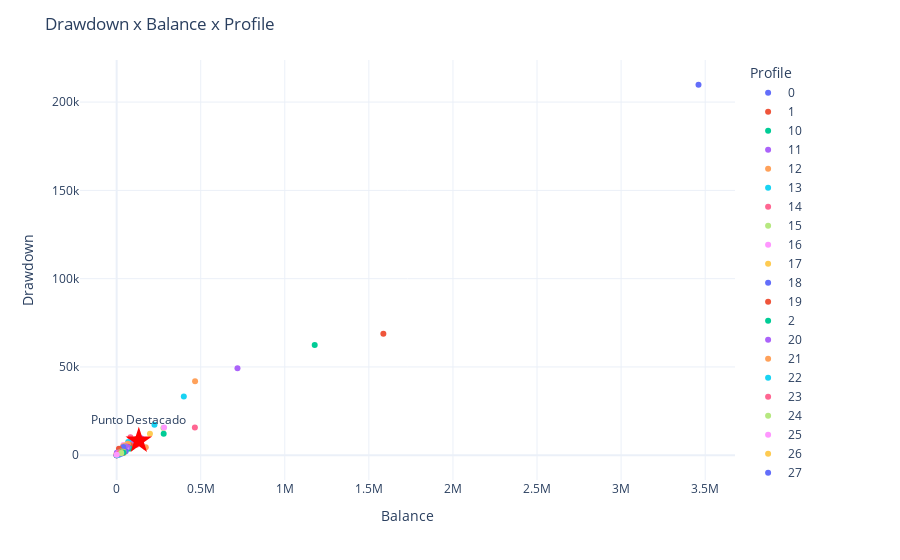

Notebook code cell kept with this figure:
### Code cell
# Crear la gráfica de dispersión
fig = px.scatter(df, 
                 x="Balance", y="Drawdown", 
                 color="Profile", 
                 hover_name="Profile", 
                 template='plotly_white')

# Añadir el título
fig.update_layout(title='Drawdown x Balance x Profile')

# Añadir punto destacado
highlighted_point = {
    "x": [sum(df['Balance']) / len(df['Balance'])],
    "y": [sum(df['Drawdown']) / len(df['Drawdown'])],
    "text": ["Punto Destacado"],
    "marker": {"color": "red", "size": 20, "symbol": "star"}
}

fig.add_trace(
    go.Scatter(
        x=highlighted_point["x"],
        y=highlighted_point["y"],
        mode='markers+text',
        text=highlighted_point["text"],
        textposition='top center',
        marker=highlighted_point["marker"],
        name='Punto Destacado'
    )
)

X = sum(df['Balance']) / len(df['Balance'])
Y = sum(df['Drawdown']) / len(df['Drawdown'])
print(f'centroide X: {X}, Y: {Y}')
fig.show()

### Figure 1 — Plotly figure (JSON) as saved in the notebook; plotly's stock layout.template omitted (floating-point values rounded to 4 significant figures)
{"data": [{"hovertemplate": "<b>%{hovertext}</b><br><br>Profile=0<br>Balance=%{x}<br>Drawdown=%{y}<extra></extra>", "hovertext": ["0"], "legendgroup": "0", "marker": {"color": "#636efa", "symbol": "circle"}, "mode": "markers", "name": "0", "orientation": "v", "showlegend": true, "type": "scatter", "x": [3460000.0], "xaxis": "x", "y": [209800.0], "yaxis": "y"}, {"hovertemplate": "<b>%{hovertext}</b><br><br>Profile=1<br>Balance=%{x}<br>Drawdown=%{y}<extra></extra>", "hovertext": ["1"], "legendgroup": "1", "marker": {"color": "#EF553B", "symbol": "circle"}, "mode": "markers", "name": "1", "orientation": "v", "showlegend": true, "type": "scatter", "x": [1586000.0], "xaxis": "x", "y": [68870.0], "yaxis": "y"}, {"hovertemplate": "<b>%{hovertext}</b><br><br>Profile=10<br>Balance=%{x}<br>Drawdown=%{y}<extra></extra>", "hovertext": ["10"], "legendgroup": "10", "marker": {"color": "#00cc96", "symbol": "circle"}, "mode": "markers", "name": "10", "orientation": "v", "showlegend": true, "type": "scatter", "x": [279800.0], "xaxis": "x", "y": [12110.0], "yaxis": "y"}, {"hovertemplate": "<b>%{hovertext}</b><br><br>Profile=11<br>Balance=%{x}<br>Drawdown=%{y}<extra></extra>", "hovertext": ["11"], "legendgroup": "11", "marker": {"color": "#ab63fa", "symbol": "circle"}, "mode": "markers", "name": "11", "orientation": "v", "showlegend": true, "type": "scatter", "x": [145500.0], "xaxis": "x", "y": [9606.0], "yaxis": "y"}, {"hovertemplate": "<b>%{hovertext}</b><br><br>Profile=12<br>Balance=%{x}<br>Drawdown=%{y}<extra></extra>", "hovertext": ["12"], "legendgroup": "12", "marker": {"color": "#FFA15A", "symbol": "circle"}, "mode": "markers", "name": "12", "orientation": "v", "showlegend": true, "type": "scatter", "x": [173400.0], "xaxis": "x", "y": [4545.0], "yaxis": "y"}, {"hovertemplate": "<b>%{hovertext}</b><br><br>Profile=13<br>Balance=%{x}<br>Drawdown=%{y}<extra></extra>", "hovertext": ["13"], "legendgroup": "13", "marker": {"color": "#19d3f3", "symbol": "circle"}, "mode": "markers", "name": "13", "orientation": "v", "showlegend": true, "type": "scatter", "x": [224900.0], "xaxis": "x", "y": [17270.0], "yaxis": "y"}, {"hovertemplate": "<b>%{hovertext}</b><br><br>Profile=14<br>Balance=%{x}<br>Drawdown=%{y}<extra></extra>", "hovertext": ["14"], "legendgroup": "14", "marker": {"color": "#FF6692", "symbol": "circle"}, "mode": "markers", "name": "14", "orientation": "v", "showlegend": true, "type": "scatter", "x": [82210.0], "xaxis": "x", "y": [10170.0], "yaxis": "y"}, {"hovertemplate": "<b>%{hovertext}</b><br><br>Profile=15<br>Balance=%{x}<br>Drawdown=%{y}<extra></extra>", "hovertext": ["15"], "legendgroup": "15", "marker": {"color": "#B6E880", "symbol": "circle"}, "mode": "markers", "name": "15", "orientation": "v", "showlegend": true, "type": "scatter", "x": [65710.0], "xaxis": "x", "y": [3518.0], "yaxis": "y"}, {"hovertemplate": "<b>%{hovertext}</b><br><br>Profile=16<br>Balance=%{x}<br>Drawdown=%{y}<extra></extra>", "hovertext": ["16"], "legendgroup": "16", "marker": {"color": "#FF97FF", "symbol": "circle"}, "mode": "markers", "name": "16", "orientation": "v", "showlegend": true, "type": "scatter", "x": [146500.0], "xaxis": "x", "y": [6290.0], "yaxis": "y"}, {"hovertemplate": "<b>%{hovertext}</b><br><br>Profile=17<br>Balance=%{x}<br>Drawdown=%{y}<extra></extra>", "hovertext": ["17"], "legendgroup": "17", "marker": {"color": "#FECB52", "symbol": "circle"}, "mode": "markers", "name": "17", "orientation": "v", "showlegend": true, "type": "scatter", "x": [107800.0], "xaxis": "x", "y": [7478.0], "yaxis": "y"}, {"hovertemplate": "<b>%{hovertext}</b><br><br>Profile=18<br>Balance=%{x}<br>Drawdown=%{y}<extra></extra>", "hovertext": ["18"], "legendgroup": "18", "marker": {"color": "#636efa", "symbol": "circle"}, "mode": "markers", "name": "18", "orientation": "v", "showlegend": true, "type": "scatter", "x": [121190], "xaxis": "x", "y": [8511.0], "yaxis": "y"}, {"hovertemplate": "<b>%{hovertext}</b><br><br>Profile=19<br>Balance=%{x}<br>Drawdown=%{y}<extra></extra>", "hovertext": ["19"], "legendgroup": "19", "marker": {"color": "#EF553B", "symbol": "circle"}, "mode": "markers", "name": "19", "orientation": "v", "showlegend": true, "type": "scatter", "x": [118600.0], "xaxis": "x", "y": [9195.0], "yaxis": "y"}, {"hovertemplate": "<b>%{hovertext}</b><br><br>Profile=2<br>Balance=%{x}<br>Drawdown=%{y}<extra></extra>", "hovertext": ["2"], "legendgroup": "2", "marker": {"color": "#00cc96", "symbol": "circle"}, "mode": "markers", "name": "2", "orientation": "v", "showlegend": true, "type": "scatter", "x": [1178000.0], "xaxis": "x", "y": [62390.0], "yaxis": "y"}, {"hovertemplate": "<b>%{hovertext}</b><br><br>Profile=20<br>Balance=%{x}<br>Drawdown=%{y}<extra></extra>", "hovertext": ["20"], "legendgroup": "20", "marker": {"color": "#ab63fa", "symbol": "circle"}, "mode": "markers", "name": "20", "orientation": "v", "showlegend": true, "type": "scatter", "x": [91800.0], "xaxis": "x", "y": [7471.0], "yaxis": "y"}, {"hovertemplate": "<b>%{hovertext}</b><br><br>Profile=21<br>Balance=%{x}<br>Drawdown=%{y}<extra></extra>", "hovertext": ["21"], "legendgroup": "21", "marker": {"color": "#FFA15A", "symbol": "circle"}, "mode": "markers", "name": "21", "orientation": "v", "showlegend": true, "type": "scatter", "x": [80420], "xaxis": "x", "y": [5770], "yaxis": "y"}, {"hovertemplate": "<b>%{hovertext}</b><br><br>Profile=22<br>Balance=%{x}<br>Drawdown=%{y}<extra></extra>", "hovertext": ["22"], "legendgroup": "22", "marker": {"color": "#19d3f3", "symbol": "circle"}, "mode": "markers", "name": "22", "orientation": "v", "showlegend": true, "type": "scatter", "x": [68740.0], "xaxis": "x", "y": [7496.0], "yaxis": "y"}, {"hovertemplate": "<b>%{hovertext}</b><br><br>Profile=23<br>Balance=%{x}<br>Drawdown=%{y}<extra></extra>", "hovertext": ["23"], "legendgroup": "23", "marker": {"color": "#FF6692", "symbol": "circle"}, "mode": "markers", "name": "23", "orientation": "v", "showlegend": true, "type": "scatter", "x": [118500.0], "xaxis": "x", "y": [5949.0], "yaxis": "y"}, {"hovertemplate": "<b>%{hovertext}</b><br><br>Profile=24<br>Balance=%{x}<br>Drawdown=%{y}<extra></extra>", "hovertext": ["24"], "legendgroup": "24", "marker": {"color": "#B6E880", "symbol": "circle"}, "mode": "markers", "name": "24", "orientation": "v", "showlegend": true, "type": "scatter", "x": [92240.0], "xaxis": "x", "y": [4665.0], "yaxis": "y"}, {"hovertemplate": "<b>%{hovertext}</b><br><br>Profile=25<br>Balance=%{x}<br>Drawdown=%{y}<extra></extra>", "hovertext": ["25"], "legendgroup": "25", "marker": {"color": "#FF97FF", "symbol": "circle"}, "mode": "markers", "name": "25", "orientation": "v", "showlegend": true, "type": "scatter", "x": [39550.0], "xaxis": "x", "y": [2244.0], "yaxis": "y"}, {"hovertemplate": "<b>%{hovertext}</b><br><br>Profile=26<br>Balance=%{x}<br>Drawdown=%{y}<extra></extra>", "hovertext": ["26"], "legendgroup": "26", "marker": {"color": "#FECB52", "symbol": "circle"}, "mode": "markers", "name": "26", "orientation": "v", "showlegend": true, "type": "scatter", "x": [51180.0], "xaxis": "x", "y": [5349.0], "yaxis": "y"}, {"hovertemplate": "<b>%{hovertext}</b><br><br>Profile=27<br>Balance=%{x}<br>Drawdown=%{y}<extra></extra>", "hovertext": ["27"], "legendgroup": "27", "marker": {"color": "#636efa", "symbol": "circle"}, "mode": "markers", "name": "27", "orientation": "v", "showlegend": true, "type": "scatter", "x": [78880.0], "xaxis": "x", "y": [5113.0], "yaxis": "y"}, {"hovertemplate": "<b>%{hovertext}</b><br><br>Profile=28<br>Balance=%{x}<br>Drawdown=%{y}<extra></extra>", "hovertext": ["28"], "legendgroup": "28", "marker": {"color": "#EF553B", "symbol": "circle"}, "mode": "markers", "name": "28", "orientation": "v", "showlegend": true, "type": "scatter", "x": [79760.0], "xaxis": "x", "y": [5725.0], "yaxis": "y"}, {"hovertemplate": "<b>%{hovertext}</b><br><br>Profile=29<br>Balance=%{x}<br>Drawdown=%{y}<extra></extra>", "hovertext": ["29"], "legendgroup": "29", "marker": {"color": "#00cc96", "symbol": "circle"}, "mode": "markers", "name": "29", "orientation": "v", "showlegend": true, "type": "scatter", "x": [52500.0], "xaxis": "x", "y": [4494.0], "yaxis": "y"}, {"hovertemplate": "<b>%{hovertext}</b><br><br>Profile=3<br>Balance=%{x}<br>Drawdown=%{y}<extra></extra>", "hovertext": ["3"], "legendgroup": "3", "marker": {"color": "#ab63fa", "symbol": "circle"}, "mode": "markers", "name": "3", "orientation": "v", "showlegend": true, "type": "scatter", "x": [718600.0], "xaxis": "x", "y": [49280.0], "yaxis": "y"}, {"hovertemplate": "<b>%{hovertext}</b><br><br>Profile=30<br>Balance=%{x}<br>Drawdown=%{y}<extra></extra>", "hovertext": ["30"], "legendgroup": "30", "marker": {"color": "#FFA15A", "symbol": "circle"}, "mode": "markers", "name": "30", "orientation": "v", "showlegend": true, "type": "scatter", "x": [66190.0], "xaxis": "x", "y": [6482.0], "yaxis": "y"}, {"hovertemplate": "<b>%{hovertext}</b><br><br>Profile=31<br>Balance=%{x}<br>Drawdown=%{y}<extra></extra>", "hovertext": ["31"], "legendgroup": "31", "marker": {"color": "#19d3f3", "symbol": "circle"}, "mode": "markers", "name": "31", "orientation": "v", "showlegend": true, "type": "scatter", "x": [53110.0], "xaxis": "x", "y": [4452.0], "yaxis": "y"}, {"hovertemplate": "<b>%{hovertext}</b><br><br>Profile=32<br>Balance=%{x}<br>Drawdown=%{y}<extra></extra>", "hovertext": ["32"], "legendgroup": "32", "marker": {"color": "#FF6692", "symbol": "circle"}, "mode": "markers", "name": "32", "orientation": "v", "showlegend": true, "type": "scatter", "x": [53400.0], "xaxis": "x", "y": [5010], "yaxis": "y"}, {"hovertemplate": "<b>%{hovertext}</b><br><br>Profile=33<br>Balance=%{x}<br>Drawdown=%{y}<extra></extra>", "hovertext": ["33"], "legendgroup": "33", "marker": {"color": "#B6E880", "symbol": "circle"}, "mode": "markers", "name": "33", "orientation": "v", "showlegend": true, "type": "scatter", "x": [43510.0], "xaxis": "x", "y": [1408.0], "yaxis": "y"}, {"hovertemplate": "<b>%{hovertext}</b><br><br>Profile=34<br>Balance=%{x}<br>Drawdown=%{y}<extra></extra>", "hovertext": ["34"], "legendgroup": "34", "marker": {"color": "#FF97FF", "symbol": "circle"}, "mode": "markers", "name": "34", "orientation": "v", "showlegend": true, "type": "scatter", "x": [40610.0], "xaxis": "x", "y": [5842.0], "yaxis": "y"}, {"hovertemplate": "<b>%{hovertext}</b><br><br>Profile=35<br>Balance=%{x}<br>Drawdown=%{y}<extra></extra>", "hovertext": ["35"], "legendgroup": "35", "marker": {"color": "#FECB52", "symbol": "circle"}, "mode": "markers", "name": "35", "orientation": "v", "showlegend": true, "type": "scatter", "x": [52980.0], "xaxis": "x", "y": [5697.0], "yaxis": "y"}, {"hovertemplate": "<b>%{hovertext}</b><br><br>Profile=36<br>Balance=%{x}<br>Drawdown=%{y}<extra></extra>", "hovertext": ["36"], "legendgroup": "36", "marker": {"color": "#636efa", "symbol": "circle"}, "mode": "markers", "name": "36", "orientation": "v", "showlegend": true, "type": "scatter", "x": [38460.0], "xaxis": "x", "y": [4117.0], "yaxis": "y"}, {"hovertemplate": "<b>%{hovertext}</b><br><br>Profile=37<br>Balance=%{x}<br>Drawdown=%{y}<extra></extra>", "hovertext": ["37"], "legendgroup": "37", "marker": {"color": "#EF553B", "symbol": "circle"}, "mode": "markers", "name": "37", "orientation": "v", "showlegend": true, "type": "scatter", "x": [65300.0], "xaxis": "x", "y": [4831.0], "yaxis": "y"}, {"hovertemplate": "<b>%{hovertext}</b><br><br>Profile=38<br>Balance=%{x}<br>Drawdown=%{y}<extra></extra>", "hovertext": ["38"], "legendgroup": "38", "marker": {"color": "#00cc96", "symbol": "circle"}, "mode": "markers", "name": "38", "orientation": "v", "showlegend": true, "type": "scatter", "x": [78610.0], "xaxis": "x", "y": [3872.0], "yaxis": "y"}, {"hovertemplate": "<b>%{hovertext}</b><br><br>Profile=39<br>Balance=%{x}<br>Drawdown=%{y}<extra></extra>", "hovertext": ["39"], "legendgroup": "39", "marker": {"color": "#ab63fa", "symbol": "circle"}, "mode": "markers", "name": "39", "orientation": "v", "showlegend": true, "type": "scatter", "x": [65540.0], "xaxis": "x", "y": [4549.0], "yaxis": "y"}, {"hovertemplate": "<b>%{hovertext}</b><br><br>Profile=4<br>Balance=%{x}<br>Drawdown=%{y}<extra></extra>", "hovertext": ["4"], "legendgroup": "4", "marker": {"color": "#FFA15A", "symbol": "circle"}, "mode": "markers", "name": "4", "orientation": "v", "showlegend": true, "type": "scatter", "x": [466400.0], "xaxis": "x", "y": [41880.0], "yaxis": "y"}, {"hovertemplate": "<b>%{hovertext}</b><br><br>Profile=40<br>Balance=%{x}<br>Drawdown=%{y}<extra></extra>", "hovertext": ["40"], "legendgroup": "40", "marker": {"color": "#19d3f3", "symbol": "circle"}, "mode": "markers", "name": "40", "orientation": "v", "showlegend": true, "type": "scatter", "x": [39060.0], "xaxis": "x", "y": [2609.0], "yaxis": "y"}, {"hovertemplate": "<b>%{hovertext}</b><br><br>Profile=41<br>Balance=%{x}<br>Drawdown=%{y}<extra></extra>", "hovertext": ["41"], "legendgroup": "41", "marker": {"color": "#FF6692", "symbol": "circle"}, "mode": "markers", "name": "41", "orientation": "v", "showlegend": true, "type": "scatter", "x": [39070.0], "xaxis": "x", "y": [2474.0], "yaxis": "y"}, {"hovertemplate": "<b>%{hovertext}</b><br><br>Profile=42<br>Balance=%{x}<br>Drawdown=%{y}<extra></extra>", "hovertext": ["42"], "legendgroup": "42", "marker": {"color": "#B6E880", "symbol": "circle"}, "mode": "markers", "name": "42", "orientation": "v", "showlegend": true, "type": "scatter", "x": [51720.0], "xaxis": "x", "y": [4142.0], "yaxis": "y"}, {"hovertemplate": "<b>%{hovertext}</b><br><br>Profile=43<br>Balance=%{x}<br>Drawdown=%{y}<extra></extra>", "hovertext": ["43"], "legendgroup": "43", "marker": {"color": "#FF97FF", "symbol": "circle"}, "mode": "markers", "name": "43", "orientation": "v", "showlegend": true, "type": "scatter", "x": [52430.0], "xaxis": "x", "y": [3876.0], "yaxis": "y"}, {"hovertemplate": "<b>%{hovertext}</b><br><br>Profile=44<br>Balance=%{x}<br>Drawdown=%{y}<extra></extra>", "hovertext": ["44"], "legendgroup": "44", "marker": {"color": "#FECB52", "symbol": "circle"}, "mode": "markers", "name": "44", "orientation": "v", "showlegend": true, "type": "scatter", "x": [38740.0], "xaxis": "x", "y": [3991.0], "yaxis": "y"}, {"hovertemplate": "<b>%{hovertext}</b><br><br>Profile=45<br>Balance=%{x}<br>Drawdown=%{y}<extra></extra>", "hovertext": ["45"], "legendgroup": "45", "marker": {"color": "#636efa", "symbol": "circle"}, "mode": "markers", "name": "45", "orientation": "v", "showlegend": true, "type": "scatter", "x": [26460.0], "xaxis": "x", "y": [2957.0], "yaxis": "y"}, {"hovertemplate": "<b>%{hovertext}</b><br><br>Profile=46<br>Balance=%{x}<br>Drawdown=%{y}<extra></extra>", "hovertext": ["46"], "legendgroup": "46", "marker": {"color": "#EF553B", "symbol": "circle"}, "mode": "markers", "name": "46", "orientation": "v", "showlegend": true, "type": "scatter", "x": [25310.0], "xaxis": "x", "y": [3599.0], "yaxis": "y"}, {"hovertemplate": "<b>%{hovertext}</b><br><br>Profile=47<br>Balance=%{x}<br>Drawdown=%{y}<extra></extra>", "hovertext": ["47"], "legendgroup": "47", "marker": {"color": "#00cc96", "symbol": "circle"}, "mode": "markers", "name": "47", "orientation": "v", "showlegend": true, "type": "scatter", "x": [39370.0], "xaxis": "x", "y": [4709.0], "yaxis": "y"}, {"hovertemplate": "<b>%{hovertext}</b><br><br>Profile=48<br>Balance=%{x}<br>Drawdown=%{y}<extra></extra>", "hovertext": ["48"], "legendgroup": "48", "marker": {"color": "#ab63fa", "symbol": "circle"}, "mode": "markers", "name": "48", "orientation": "v", "showlegend": true, "type": "scatter", "x": [52790.0], "xaxis": "x", "y": [5040.0], "yaxis": "y"}, {"hovertemplate": "<b>%{hovertext}</b><br><br>Profile=49<br>Balance=%{x}<br>Drawdown=%{y}<extra></extra>", "hovertext": ["49"], "legendgroup": "49", "marker": {"color": "#FFA15A", "symbol": "circle"}, "mode": "markers", "name": "49", "orientation": "v", "showlegend": true, "type": "scatter", "x": [39420.0], "xaxis": "x", "y": [5103.0], "yaxis": "y"}, {"hovertemplate": "<b>%{hovertext}</b><br><br>Profile=5<br>Balance=%{x}<br>Drawdown=%{y}<extra></extra>", "hovertext": ["5"], "legendgroup": "5", "marker": {"color": "#19d3f3", "symbol": "circle"}, "mode": "markers", "name": "5", "orientation": "v", "showlegend": true, "type": "scatter", "x": [399400.0], "xaxis": "x", "y": [33280.0], "yaxis": "y"}, {"hovertemplate": "<b>%{hovertext}</b><br><br>Profile=50<br>Balance=%{x}<br>Drawdown=%{y}<extra></extra>", "hovertext": ["50"], "legendgroup": "50", "marker": {"color": "#FF6692", "symbol": "circle"}, "mode": "markers", "name": "50", "orientation": "v", "showlegend": true, "type": "scatter", "x": [41300.0], "xaxis": "x", "y": [3541.0], "yaxis": "y"}, {"hovertemplate": "<b>%{hovertext}</b><br><br>Profile=51<br>Balance=%{x}<br>Drawdown=%{y}<extra></extra>", "hovertext": ["51"], "legendgroup": "51", "marker": {"color": "#B6E880", "symbol": "circle"}, "mode": "markers", "name": "51", "orientation": "v", "showlegend": true, "type": "scatter", "x": [3264.0], "xaxis": "x", "y": [1435.0], "yaxis": "y"}, {"hovertemplate": "<b>%{hovertext}</b><br><br>Profile=52<br>Balance=%{x}<br>Drawdown=%{y}<extra></extra>", "hovertext": ["52"], "legendgroup": "52", "marker": {"color": "#FF97FF", "symbol": "circle"}, "mode": "markers", "name": "52", "orientation": "v", "showlegend": true, "type": "scatter", "x": [18690.0], "xaxis": "x", "y": [2019.0], "yaxis": "y"}, {"hovertemplate": "<b>%{hovertext}</b><br><br>Profile=53<br>Balance=%{x}<br>Drawdown=%{y}<extra></extra>", "hovertext": ["53"], "legendgroup": "53", "marker": {"color": "#FECB52", "symbol": "circle"}, "mode": "markers", "name": "53", "orientation": "v", "showlegend": true, "type": "scatter", "x": [18320.0], "xaxis": "x", "y": [2005.0], "yaxis": "y"}, {"hovertemplate": "<b>%{hovertext}</b><br><br>Profile=54<br>Balance=%{x}<br>Drawdown=%{y}<extra></extra>", "hovertext": ["54"], "legendgroup": "54", "marker": {"color": "#636efa", "symbol": "circle"}, "mode": "markers", "name": "54", "orientation": "v", "showlegend": true, "type": "scatter", "x": [40560.0], "xaxis": "x", "y": [4645], "yaxis": "y"}, {"hovertemplate": "<b>%{hovertext}</b><br><br>Profile=55<br>Balance=%{x}<br>Drawdown=%{y}<extra></extra>", "hovertext": ["55"], "legendgroup": "55", "marker": {"color": "#EF553B", "symbol": "circle"}, "mode": "markers", "name": "55", "orientation": "v", "showlegend": true, "type": "scatter", "x": [13790.0], "xaxis": "x", "y": [3739.0], "yaxis": "y"}, {"hovertemplate": "<b>%{hovertext}</b><br><br>Profile=56<br>Balance=%{x}<br>Drawdown=%{y}<extra></extra>", "hovertext": ["56"], "legendgroup": "56", "marker": {"color": "#00cc96", "symbol": "circle"}, "mode": "markers", "name": "56", "orientation": "v", "showlegend": true, "type": "scatter", "x": [1781.0], "xaxis": "x", "y": [757.5], "yaxis": "y"}, {"hovertemplate": "<b>%{hovertext}</b><br><br>Profile=57<br>Balance=%{x}<br>Drawdown=%{y}<extra></extra>", "hovertext": ["57"], "legendgroup": "57", "marker": {"color": "#ab63fa", "symbol": "circle"}, "mode": "markers", "name": "57", "orientation": "v", "showlegend": true, "type": "scatter", "x": [2576.0], "xaxis": "x", "y": [828.7], "yaxis": "y"}, {"hovertemplate": "<b>%{hovertext}</b><br><br>Profile=58<br>Balance=%{x}<br>Drawdown=%{y}<extra></extra>", "hovertext": ["58"], "legendgroup": "58", "marker": {"color": "#FFA15A", "symbol": "circle"}, "mode": "markers", "name": "58", "orientation": "v", "showlegend": true, "type": "scatter", "x": [28370.0], "xaxis": "x", "y": [1983.0], "yaxis": "y"}, {"hovertemplate": "<b>%{hovertext}</b><br><br>Profile=59<br>Balance=%{x}<br>Drawdown=%{y}<extra></extra>", "hovertext": ["59"], "legendgroup": "59", "marker": {"color": "#19d3f3", "symbol": "circle"}, "mode": "markers", "name": "59", "orientation": "v", "showlegend": true, "type": "scatter", "x": [15360.0], "xaxis": "x", "y": [1513.0], "yaxis": "y"}, {"hovertemplate": "<b>%{hovertext}</b><br><br>Profile=6<br>Balance=%{x}<br>Drawdown=%{y}<extra></extra>", "hovertext": ["6"], "legendgroup": "6", "marker": {"color": "#FF6692", "symbol": "circle"}, "mode": "markers", "name": "6", "orientation": "v", "showlegend": true, "type": "scatter", "x": [465400.0], "xaxis": "x", "y": [15730.0], "yaxis": "y"}, {"hovertemplate": "<b>%{hovertext}</b><br><br>Profile=60<br>Balance=%{x}<br>Drawdown=%{y}<extra></extra>", "hovertext": ["60"], "legendgroup": "60", "marker": {"color": "#B6E880", "symbol": "circle"}, "mode": "markers", "name": "60", "orientation": "v", "showlegend": true, "type": "scatter", "x": [1751.0], "xaxis": "x", "y": [747.5], "yaxis": "y"}, {"hovertemplate": "<b>%{hovertext}</b><br><br>Profile=61<br>Balance=%{x}<br>Drawdown=%{y}<extra></extra>", "hovertext": ["61"], "legendgroup": "61", "marker": {"color": "#FF97FF", "symbol": "circle"}, "mode": "markers", "name": "61", "orientation": "v", "showlegend": true, "type": "scatter", "x": [28360.0], "xaxis": "x", "y": [1341.0], "yaxis": "y"}, {"hovertemplate": "<b>%{hovertext}</b><br><br>Profile=62<br>Balance=%{x}<br>Drawdown=%{y}<extra></extra>", "hovertext": ["62"], "legendgroup": "62", "marker": {"color": "#FECB52", "symbol": "circle"}, "mode": "markers", "name": "62", "orientation": "v", "showlegend": true, "type": "scatter", "x": [27180.0], "xaxis": "x", "y": [1828.0], "yaxis": "y"}, {"hovertemplate": "<b>%{hovertext}</b><br><br>Profile=63<br>Balance=%{x}<br>Drawdown=%{y}<extra></extra>", "hovertext": ["63"], "legendgroup": "63", "marker": {"color": "#636efa", "symbol": "circle"}, "mode": "markers", "name": "63", "orientation": "v", "showlegend": true, "type": "scatter", "x": [54080.0], "xaxis": "x", "y": [2248.0], "yaxis": "y"}, {"hovertemplate": "<b>%{hovertext}</b><br><br>Profile=64<br>Balance=%{x}<br>Drawdown=%{y}<extra></extra>", "hovertext": ["64"], "legendgroup": "64", "marker": {"color": "#EF553B", "symbol": "circle"}, "mode": "markers", "name": "64", "orientation": "v", "showlegend": true, "type": "scatter", "x": [40270.0], "xaxis": "x", "y": [1414.0], "yaxis": "y"}, {"hovertemplate": "<b>%{hovertext}</b><br><br>Profile=65<br>Balance=%{x}<br>Drawdown=%{y}<extra></extra>", "hovertext": ["65"], "legendgroup": "65", "marker": {"color": "#00cc96", "symbol": "circle"}, "mode": "markers", "name": "65", "orientation": "v", "showlegend": true, "type": "scatter", "x": [27080.0], "xaxis": "x", "y": [2095.0], "yaxis": "y"}, {"hovertemplate": "<b>%{hovertext}</b><br><br>Profile=66<br>Balance=%{x}<br>Drawdown=%{y}<extra></extra>", "hovertext": ["66"], "legendgroup": "66", "marker": {"color": "#ab63fa", "symbol": "circle"}, "mode": "markers", "name": "66", "orientation": "v", "showlegend": true, "type": "scatter", "x": [14350.0], "xaxis": "x", "y": [1514.0], "yaxis": "y"}, {"hovertemplate": "<b>%{hovertext}</b><br><br>Profile=67<br>Balance=%{x}<br>Drawdown=%{y}<extra></extra>", "hovertext": ["67"], "legendgroup": "67", "marker": {"color": "#FFA15A", "symbol": "circle"}, "mode": "markers", "name": "67", "orientation": "v", "showlegend": true, "type": "scatter", "x": [27040.0], "xaxis": "x", "y": [2139.0], "yaxis": "y"}, {"hovertemplate": "<b>%{hovertext}</b><br><br>Profile=68<br>Balance=%{x}<br>Drawdown=%{y}<extra></extra>", "hovertext": ["68"], "legendgroup": "68", "marker": {"color": "#19d3f3", "symbol": "circle"}, "mode": "markers", "name": "68", "orientation": "v", "showlegend": true, "type": "scatter", "x": [1661.0], "xaxis": "x", "y": [688.7], "yaxis": "y"}, {"hovertemplate": "<b>%{hovertext}</b><br><br>Profile=69<br>Balance=%{x}<br>Drawdown=%{y}<extra></extra>", "hovertext": ["69"], "legendgroup": "69", "marker": {"color": "#FF6692", "symbol": "circle"}, "mode": "markers", "name": "69", "orientation": "v", "showlegend": true, "type": "scatter", "x": [14460.0], "xaxis": "x", "y": [688.7], "yaxis": "y"}, {"hovertemplate": "<b>%{hovertext}</b><br><br>Profile=7<br>Balance=%{x}<br>Drawdown=%{y}<extra></extra>", "hovertext": ["7"], "legendgroup": "7", "marker": {"color": "#B6E880", "symbol": "circle"}, "mode": "markers", "name": "7", "orientation": "v", "showlegend": true, "type": "scatter", "x": [278400.0], "xaxis": "x", "y": [15370.0], "yaxis": "y"}, {"hovertemplate": "<b>%{hovertext}</b><br><br>Profile=70<br>Balance=%{x}<br>Drawdown=%{y}<extra></extra>", "hovertext": ["70"], "legendgroup": "70", "marker": {"color": "#FF97FF", "symbol": "circle"}, "mode": "markers", "name": "70", "orientation": "v", "showlegend": true, "type": "scatter", "x": [14480.0], "xaxis": "x", "y": [688.7], "yaxis": "y"}, {"hovertemplate": "<b>%{hovertext}</b><br><br>Profile=71<br>Balance=%{x}<br>Drawdown=%{y}<extra></extra>", "hovertext": ["71"], "legendgroup": "71", "marker": {"color": "#FECB52", "symbol": "circle"}, "mode": "markers", "name": "71", "orientation": "v", "showlegend": true, "type": "scatter", "x": [-767.5], "xaxis": "x", "y": [767.5], "yaxis": "y"}, {"hovertemplate": "<b>%{hovertext}</b><br><br>Profile=72<br>Balance=%{x}<br>Drawdown=%{y}<extra></extra>", "hovertext": ["72"], "legendgroup": "72", "marker": {"color": "#636efa", "symbol": "circle"}, "mode": "markers", "name": "72", "orientation": "v", "showlegend": true, "type": "scatter", "x": [27710.0], "xaxis": "x", "y": [1626.0], "yaxis": "y"}, {"hovertemplate": "<b>%{hovertext}</b><br><br>Profile=73<br>Balance=%{x}<br>Drawdown=%{y}<extra></extra>", "hovertext": ["73"], "legendgroup": "73", "marker": {"color": "#EF553B", "symbol": "circle"}, "mode": "markers", "name": "73", "orientation": "v", "showlegend": true, "type": "scatter", "x": [17020.0], "xaxis": "x", "y": [1554.0], "yaxis": "y"}, {"hovertemplate": "<b>%{hovertext}</b><br><br>Profile=74<br>Balance=%{x}<br>Drawdown=%{y}<extra></extra>", "hovertext": ["74"], "legendgroup": "74", "marker": {"color": "#00cc96", "symbol": "circle"}, "mode": "markers", "name": "74", "orientation": "v", "showlegend": true, "type": "scatter", "x": [27710], "xaxis": "x", "y": [1619.0], "yaxis": "y"}, {"hovertemplate": "<b>%{hovertext}</b><br><br>Profile=75<br>Balance=%{x}<br>Drawdown=%{y}<extra></extra>", "hovertext": ["75"], "legendgroup": "75", "marker": {"color": "#ab63fa", "symbol": "circle"}, "mode": "markers", "name": "75", "orientation": "v", "showlegend": true, "type": "scatter", "x": [1435.0], "xaxis": "x", "y": [1452.0], "yaxis": "y"}, {"hovertemplate": "<b>%{hovertext}</b><br><br>Profile=76<br>Balance=%{x}<br>Drawdown=%{y}<extra></extra>", "hovertext": ["76"], "legendgroup": "76", "marker": {"color": "#FFA15A", "symbol": "circle"}, "mode": "markers", "name": "76", "orientation": "v", "showlegend": true, "type": "scatter", "x": [17020.0], "xaxis": "x", "y": [1546.0], "yaxis": "y"}, {"hovertemplate": "<b>%{hovertext}</b><br><br>Profile=77<br>Balance=%{x}<br>Drawdown=%{y}<extra></extra>", "hovertext": ["77"], "legendgroup": "77", "marker": {"color": "#19d3f3", "symbol": "circle"}, "mode": "markers", "name": "77", "orientation": "v", "showlegend": true, "type": "scatter", "x": [11750.0], "xaxis": "x", "y": [610.0], "yaxis": "y"}, {"hovertemplate": "<b>%{hovertext}</b><br><br>Profile=78<br>Balance=%{x}<br>Drawdown=%{y}<extra></extra>", "hovertext": ["78"], "legendgroup": "78", "marker": {"color": "#FF6692", "symbol": "circle"}, "mode": "markers", "name": "78", "orientation": "v", "showlegend": true, "type": "scatter", "x": [-66.25], "xaxis": "x", "y": [66.25], "yaxis": "y"}, {"hovertemplate": "<b>%{hovertext}</b><br><br>Profile=79<br>Balance=%{x}<br>Drawdown=%{y}<extra></extra>", "hovertext": ["79"], "legendgroup": "79", "marker": {"color": "#B6E880", "symbol": "circle"}, "mode": "markers", "name": "79", "orientation": "v", "showlegend": true, "type": "scatter", "x": [26730.0], "xaxis": "x", "y": [1287.0], "yaxis": "y"}, {"hovertemplate": "<b>%{hovertext}</b><br><br>Profile=8<br>Balance=%{x}<br>Drawdown=%{y}<extra></extra>", "hovertext": ["8"], "legendgroup": "8", "marker": {"color": "#FF97FF", "symbol": "circle"}, "mode": "markers", "name": "8", "orientation": "v", "showlegend": true, "type": "scatter", "x": [282000.0], "xaxis": "x", "y": [15660.0], "yaxis": "y"}, {"hovertemplate": "<b>%{hovertext}</b><br><br>Profile=80<br>Balance=%{x}<br>Drawdown=%{y}<extra></extra>", "hovertext": ["80"], "legendgroup": "80", "marker": {"color": "#FECB52", "symbol": "circle"}, "mode": "markers", "name": "80", "orientation": "v", "showlegend": true, "type": "scatter", "x": [39990.0], "xaxis": "x", "y": [1970.0], "yaxis": "y"}, {"hovertemplate": "<b>%{hovertext}</b><br><br>Profile=81<br>Balance=%{x}<br>Drawdown=%{y}<extra></extra>", "hovertext": ["81"], "legendgroup": "81", "marker": {"color": "#636efa", "symbol": "circle"}, "mode": "markers", "name": "81", "orientation": "v", "showlegend": true, "type": "scatter", "x": [26810.0], "xaxis": "x", "y": [795], "yaxis": "y"}, {"hovertemplate": "<b>%{hovertext}</b><br><br>Profile=82<br>Balance=%{x}<br>Drawdown=%{y}<extra></extra>", "hovertext": ["82"], "legendgroup": "82", "marker": {"color": "#EF553B", "symbol": "circle"}, "mode": "markers", "name": "82", "orientation": "v", "showlegend": true, "type": "scatter", "x": [11780.0], "xaxis": "x", "y": [610.0], "yaxis": "y"}, {"hovertemplate": "<b>%{hovertext}</b><br><br>Profile=83<br>Balance=%{x}<br>Drawdown=%{y}<extra></extra>", "hovertext": ["83"], "legendgroup": "83", "marker": {"color": "#00cc96", "symbol": "circle"}, "mode": "markers", "name": "83", "orientation": "v", "showlegend": true, "type": "scatter", "x": [40000.0], "xaxis": "x", "y": [1615], "yaxis": "y"}, {"hovertemplate": "<b>%{hovertext}</b><br><br>Profile=84<br>Balance=%{x}<br>Drawdown=%{y}<extra></extra>", "hovertext": ["84"], "legendgroup": "84", "marker": {"color": "#ab63fa", "symbol": "circle"}, "mode": "markers", "name": "84", "orientation": "v", "showlegend": true, "type": "scatter", "x": [26830.0], "xaxis": "x", "y": [1245], "yaxis": "y"}, {"hovertemplate": "<b>%{hovertext}</b><br><br>Profile=85<br>Balance=%{x}<br>Drawdown=%{y}<extra></extra>", "hovertext": ["85"], "legendgroup": "85", "marker": {"color": "#FFA15A", "symbol": "circle"}, "mode": "markers", "name": "85", "orientation": "v", "showlegend": true, "type": "scatter", "x": [252.5], "xaxis": "x", "y": [0], "yaxis": "y"}, {"hovertemplate": "<b>%{hovertext}</b><br><br>Profile=86<br>Balance=%{x}<br>Drawdown=%{y}<extra></extra>", "hovertext": ["86"], "legendgroup": "86", "marker": {"color": "#19d3f3", "symbol": "circle"}, "mode": "markers", "name": "86", "orientation": "v", "showlegend": true, "type": "scatter", "x": [13480.0], "xaxis": "x", "y": [290.0], "yaxis": "y"}, {"hovertemplate": "<b>%{hovertext}</b><br><br>Profile=87<br>Balance=%{x}<br>Drawdown=%{y}<extra></extra>", "hovertext": ["87"], "legendgroup": "87", "marker": {"color": "#FF6692", "symbol": "circle"}, "mode": "markers", "name": "87", "orientation": "v", "showlegend": true, "type": "scatter", "x": [260.0], "xaxis": "x", "y": [0], "yaxis": "y"}, {"hovertemplate": "<b>%{hovertext}</b><br><br>Profile=88<br>Balance=%{x}<br>Drawdown=%{y}<extra></extra>", "hovertext": ["88"], "legendgroup": "88", "marker": {"color": "#B6E880", "symbol": "circle"}, "mode": "markers", "name": "88", "orientation": "v", "showlegend": true, "type": "scatter", "x": [11780.0], "xaxis": "x", "y": [610.0], "yaxis": "y"}, {"hovertemplate": "<b>%{hovertext}</b><br><br>Profile=89<br>Balance=%{x}<br>Drawdown=%{y}<extra></extra>", "hovertext": ["89"], "legendgroup": "89", "marker": {"color": "#FF97FF", "symbol": "circle"}, "mode": "markers", "name": "89", "orientation": "v", "showlegend": true, "type": "scatter", "x": [11060.0], "xaxis": "x", "y": [1261.0], "yaxis": "y"}, {"hovertemplate": "<b>%{hovertext}</b><br><br>Profile=9<br>Balance=%{x}<br>Drawdown=%{y}<extra></extra>", "hovertext": ["9"], "legendgroup": "9", "marker": {"color": "#FECB52", "symbol": "circle"}, "mode": "markers", "name": "9", "orientation": "v", "showlegend": true, "type": "scatter", "x": [198100.0], "xaxis": "x", "y": [12240.0], "yaxis": "y"}, {"hovertemplate": "<b>%{hovertext}</b><br><br>Profile=90<br>Balance=%{x}<br>Drawdown=%{y}<extra></extra>", "hovertext": ["90"], "legendgroup": "90", "marker": {"color": "#636efa", "symbol": "circle"}, "mode": "markers", "name": "90", "orientation": "v", "showlegend": true, "type": "scatter", "x": [11780.0], "xaxis": "x", "y": [610.0], "yaxis": "y"}, {"hovertemplate": "<b>%{hovertext}</b><br><br>Profile=91<br>Balance=%{x}<br>Drawdown=%{y}<extra></extra>", "hovertext": ["91"], "legendgroup": "91", "marker": {"color": "#EF553B", "symbol": "circle"}, "mode": "markers", "name": "91", "orientation": "v", "showlegend": true, "type": "scatter", "x": [181.3], "xaxis": "x", "y": [0], "yaxis": "y"}, {"hovertemplate": "<b>%{hovertext}</b><br><br>Profile=92<br>Balance=%{x}<br>Drawdown=%{y}<extra></extra>", "hovertext": ["92"], "legendgroup": "92", "marker": {"color": "#00cc96", "symbol": "circle"}, "mode": "markers", "name": "92", "orientation": "v", "showlegend": true, "type": "scatter", "x": [26940.0], "xaxis": "x", "y": [1350.0], "yaxis": "y"}, {"hovertemplate": "<b>%{hovertext}</b><br><br>Profile=93<br>Balance=%{x}<br>Drawdown=%{y}<extra></extra>", "hovertext": ["93"], "legendgroup": "93", "marker": {"color": "#ab63fa", "symbol": "circle"}, "mode": "markers", "name": "93", "orientation": "v", "showlegend": true, "type": "scatter", "x": [317.5], "xaxis": "x", "y": [40.0], "yaxis": "y"}, {"hovertemplate": "<b>%{hovertext}</b><br><br>Profile=94<br>Balance=%{x}<br>Drawdown=%{y}<extra></extra>", "hovertext": ["94"], "legendgroup": "94", "marker": {"color": "#FFA15A", "symbol": "circle"}, "mode": "markers", "name": "94", "orientation": "v", "showlegend": true, "type": "scatter", "x": [26920.0], "xaxis": "x", "y": [1245], "yaxis": "y"}, {"hovertemplate": "<b>%{hovertext}</b><br><br>Profile=95<br>Balance=%{x}<br>Drawdown=%{y}<extra></extra>", "hovertext": ["95"], "legendgroup": "95", "marker": {"color": "#19d3f3", "symbol": "circle"}, "mode": "markers", "name": "95", "orientation": "v", "showlegend": true, "type": "scatter", "x": [323.8], "xaxis": "x", "y": [38.75], "yaxis": "y"}, {"hovertemplate": "<b>%{hovertext}</b><br><br>Profile=96<br>Balance=%{x}<br>Drawdown=%{y}<extra></extra>", "hovertext": ["96"], "legendgroup": "96", "marker": {"color": "#FF6692", "symbol": "circle"}, "mode": "markers", "name": "96", "orientation": "v", "showlegend": true, "type": "scatter", "x": [13570.0], "xaxis": "x", "y": [1256.0], "yaxis": "y"}, {"hovertemplate": "<b>%{hovertext}</b><br><br>Profile=97<br>Balance=%{x}<br>Drawdown=%{y}<extra></extra>", "hovertext": ["97"], "legendgroup": "97", "marker": {"color": "#B6E880", "symbol": "circle"}, "mode": "markers", "name": "97", "orientation": "v", "showlegend": true, "type": "scatter", "x": [26920.0], "xaxis": "x", "y": [1232.0], "yaxis": "y"}, {"hovertemplate": "<b>%{hovertext}</b><br><br>Profile=98<br>Balance=%{x}<br>Drawdown=%{y}<extra></extra>", "hovertext": ["98"], "legendgroup": "98", "marker": {"color": "#FF97FF", "symbol": "circle"}, "mode": "markers", "name": "98", "orientation": "v", "showlegend": true, "type": "scatter", "x": [236.2], "xaxis": "x", "y": [255.0], "yaxis": "y"}, {"marker": {"color": "red", "size": 20, "symbol": "star"}, "mode": "markers+text", "name": "Punto Destacado", "text": ["Punto Destacado"], "textposition": "top center", "type": "scatter", "x": [132000.0], "y": [8233.0]}], "layout": {"legend": {"title": {"text": "Profile"}, "tracegroupgap": 0}, "margin": {"t": 60}, "title": {"text": "Drawdown x Balance x Profile"}, "xaxis": {"anchor": "y", "domain": [0, 1], "title": {"text": "Balance"}}, "yaxis": {"anchor": "x", "domain": [0, 1], "title": {"text": "Drawdown"}}}}
